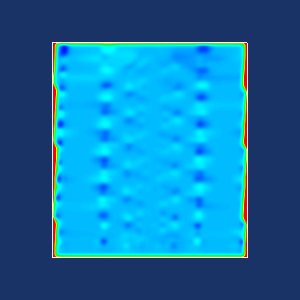

Source code (Python):
#!/usr/bin/env python

# Demonstrate vtkSPHInterpolator with a 2D quintic kernel by reading 2D
# SPH particle data and interpolating onto a probe plane.

import os

# Factory overrides
import vtkmodules.vtkInteractionStyle  # noqa: F401
import vtkmodules.vtkRenderingFreeType  # noqa: F401
import vtkmodules.vtkRenderingOpenGL2  # noqa: F401

from vtkmodules.vtkCommonSystem import vtkTimerLog
from vtkmodules.vtkFiltersModeling import vtkOutlineFilter
from vtkmodules.vtkFiltersPoints import (
    vtkSPHInterpolator,
    vtkSPHQuinticKernel,
)
from vtkmodules.vtkFiltersSources import vtkPlaneSource
from vtkmodules.vtkIOXML import vtkXMLUnstructuredGridReader
from vtkmodules.vtkRenderingCore import (
    vtkActor,
    vtkPolyDataMapper,
    vtkRenderWindow,
    vtkRenderWindowInteractor,
    vtkRenderer,
)

data_dir = os.environ.get("VPE_DATA_DIR", os.path.dirname(os.path.abspath(__file__)))

# Parameters
res = 250

# Read 2D SPH particle data
reader = vtkXMLUnstructuredGridReader()
reader.SetFileName(os.path.join(data_dir, "SPH_Points2D.vtu"))
reader.Update()
output = reader.GetOutput()
scalar_range = output.GetPointData().GetArray("Rho").GetRange()
print("Scalar range: {}".format(scalar_range))

# Probe plane
center = output.GetCenter()
bounds = output.GetBounds()

plane = vtkPlaneSource()
plane.SetResolution(res, res)
plane.SetOrigin(bounds[0], bounds[2], bounds[4])
plane.SetPoint1(bounds[1], bounds[2], bounds[4])
plane.SetPoint2(bounds[0], bounds[3], bounds[4])
plane.SetCenter(center)
plane.SetNormal(0, 0, 1)
plane.Update()

# 2D SPH quintic kernel
sph_kernel = vtkSPHQuinticKernel()
sph_kernel.SetSpatialStep(0.00002)
sph_kernel.SetDimension(2)

interpolator = vtkSPHInterpolator()
interpolator.SetInputConnection(plane.GetOutputPort())
interpolator.SetSourceConnection(reader.GetOutputPort())
interpolator.SetKernel(sph_kernel)
interpolator.Update()

timer = vtkTimerLog()
timer.StartTimer()
interpolator.Update()
timer.StopTimer()
print("Interpolate Points (SPH): {0}".format(timer.GetElapsedTime()))

interpolator_mapper = vtkPolyDataMapper()
interpolator_mapper.SetInputConnection(interpolator.GetOutputPort())
interpolator_mapper.SetScalarModeToUsePointFieldData()
interpolator_mapper.SelectColorArray("Rho")
interpolator_mapper.SetScalarRange(750, 1050)

interpolator_actor = vtkActor()
interpolator_actor.SetMapper(interpolator_mapper)

# Outline
outline = vtkOutlineFilter()
outline.SetInputData(output)

outline_mapper = vtkPolyDataMapper()
outline_mapper.SetInputConnection(outline.GetOutputPort())

outline_actor = vtkActor()
outline_actor.SetMapper(outline_mapper)

# Renderer
renderer = vtkRenderer()
renderer.AddActor(interpolator_actor)
renderer.AddActor(outline_actor)
renderer.SetBackground(0.1, 0.2, 0.4)

# Window
render_window = vtkRenderWindow()
render_window.AddRenderer(renderer)
render_window.SetSize(300, 300)
render_window.SetWindowName("sph interpolator2d")

# Interactor
interactor = vtkRenderWindowInteractor()
interactor.SetRenderWindow(render_window)

interactor.Initialize()
interactor.Start()
